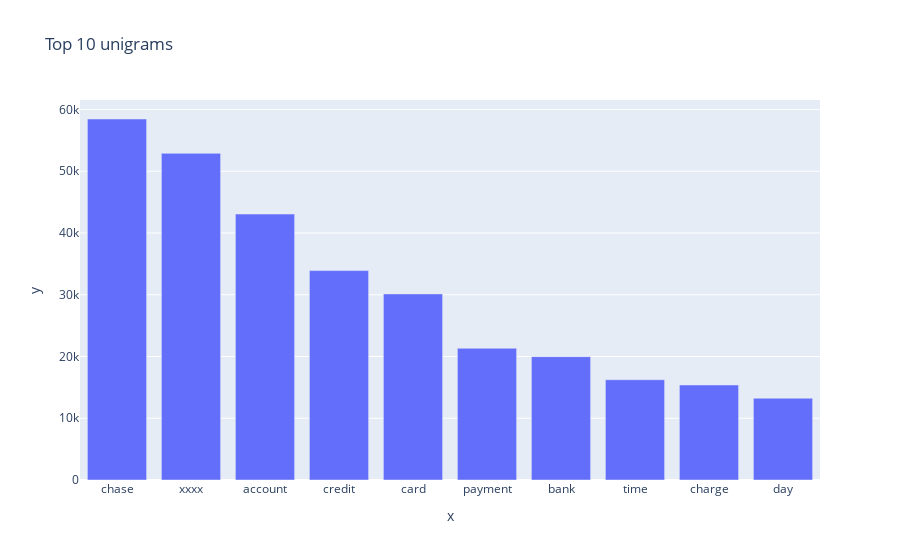

The notebook cell this image was saved under:
### Code cell
#Print the top 10 words in the unigram frequency
unigram = get_top_30_words(df_clean["Complaint_clean"], 1,10)
for word, freq in unigram:
    print(word, freq)
px.bar(x=[word for word, freq in unigram], y=[freq for word, freq in unigram], title='Top 10 unigrams')

### Figure 1 — Plotly figure (JSON) as saved in the notebook; plotly's stock layout.template omitted (floating-point values rounded to 4 significant figures)
{"data": [{"alignmentgroup": "True", "hovertemplate": "x=%{x}<br>y=%{y}<extra></extra>", "legendgroup": "", "marker": {"color": "#636efa", "pattern": {"shape": ""}}, "name": "", "offsetgroup": "", "orientation": "v", "showlegend": false, "textposition": "auto", "type": "bar", "x": ["chase", "xxxx", "account", "credit", "card", "payment", "bank", "time", "charge", "day"], "xaxis": "x", "y": [58460, 52900, 43065, 33912, 30137, 21329, 19978, 16233, 15387, 13243], "yaxis": "y"}], "layout": {"barmode": "relative", "legend": {"tracegroupgap": 0}, "title": {"text": "Top 10 unigrams"}, "xaxis": {"anchor": "y", "domain": [0, 1], "title": {"text": "x"}}, "yaxis": {"anchor": "x", "domain": [0, 1], "title": {"text": "y"}}}}
